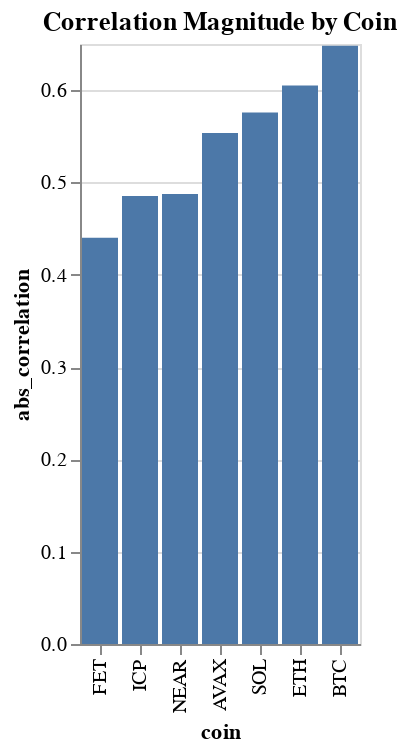

Write notebook code for a chart like this one.
### Code cell
# Sort the DataFrame by RMSE in ascending order
everything_sorted = everything.sort_values('correlation')
everything_sorted['abs_correlation'] = np.abs(everything_sorted['correlation'])

# Create the bar plot
alt.Chart(everything_sorted).mark_bar().encode(
    x=alt.X('coin', sort= 'y'),  # Sort x-axis (coins) by y-axis (RMSE)
    y='abs_correlation'
).properties(
    title='Correlation Magnitude by Coin'  # Add a title to the chart
)

### Figure 1 — Vega-Lite specification as saved in the notebook (floating-point values rounded to 4 significant figures)
{"config": {"view": {"continuousWidth": 300, "continuousHeight": 300}}, "data": {"name": "data-8bc74bb18634b565486e29b7bf28274a"}, "mark": {"type": "bar"}, "encoding": {"x": {"field": "coin", "sort": "y", "type": "nominal"}, "y": {"field": "abs_correlation", "type": "quantitative"}}, "title": "Correlation Magnitude by Coin", "$schema": "https://vega.github.io/schema/vega-lite/v5.20.1.json", "datasets": {"data-8bc74bb18634b565486e29b7bf28274a": [{"coin": "BTC", "correlation": -0.6481, "RMSE": 2.811, "abs_correlation": 0.6481}, {"coin": "ETH", "correlation": -0.6051, "RMSE": 3.56, "abs_correlation": 0.6051}, {"coin": "SOL", "correlation": -0.5757, "RMSE": 4.532, "abs_correlation": 0.5757}, {"coin": "AVAX", "correlation": -0.5535, "RMSE": 5.057, "abs_correlation": 0.5535}, {"coin": "NEAR", "correlation": -0.4876, "RMSE": 6.045, "abs_correlation": 0.4876}, {"coin": "ICP", "correlation": -0.4852, "RMSE": 5.033, "abs_correlation": 0.4852}, {"coin": "FET", "correlation": -0.4402, "RMSE": 6.806, "abs_correlation": 0.4402}]}}
